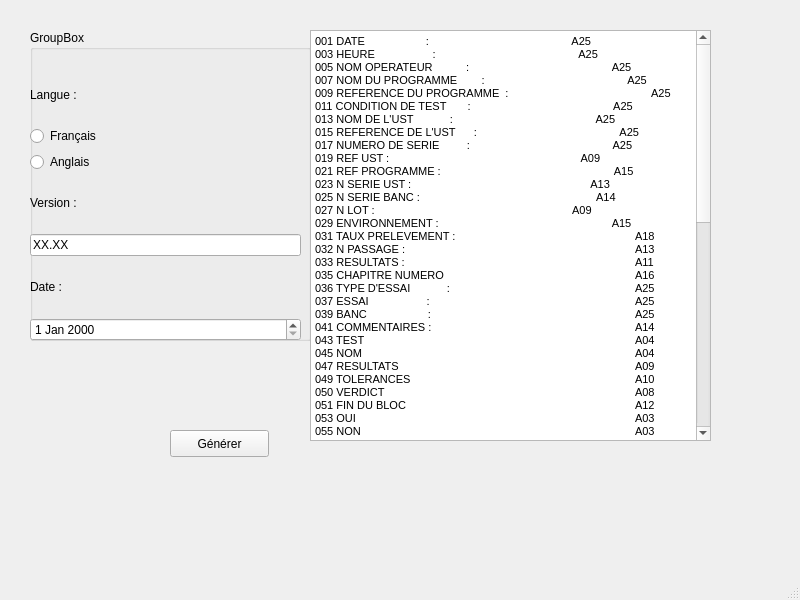
<?xml version="1.0" encoding="UTF-8"?>
<ui version="4.0">
 <class>mestand_gen</class>
 <widget class="QMainWindow" name="mestand_gen">
  <property name="geometry">
   <rect>
    <x>0</x>
    <y>0</y>
    <width>800</width>
    <height>600</height>
   </rect>
  </property>
  <property name="windowTitle">
   <string>MainWindow</string>
  </property>
  <widget class="QWidget" name="centralwidget">
   <widget class="QGroupBox" name="groupBox">
    <property name="geometry">
     <rect>
      <x>30</x>
      <y>30</y>
      <width>281</width>
      <height>311</height>
     </rect>
    </property>
    <property name="title">
     <string>GroupBox</string>
    </property>
    <widget class="QWidget" name="verticalLayoutWidget">
     <property name="geometry">
      <rect>
       <x>0</x>
       <y>40</y>
       <width>271</width>
       <height>271</height>
      </rect>
     </property>
     <layout class="QVBoxLayout" name="verticalLayout">
      <item>
       <widget class="QLabel" name="file_langage">
        <property name="text">
         <string>Langue :</string>
        </property>
       </widget>
      </item>
      <item>
       <widget class="QRadioButton" name="french_language">
        <property name="text">
         <string>Français</string>
        </property>
       </widget>
      </item>
      <item>
       <widget class="QRadioButton" name="english_langage">
        <property name="text">
         <string>Anglais</string>
        </property>
       </widget>
      </item>
      <item>
       <widget class="QLabel" name="file_version">
        <property name="text">
         <string>Version :</string>
        </property>
       </widget>
      </item>
      <item>
       <widget class="QLineEdit" name="file_version_edit">
        <property name="inputMask">
         <string>XX.XX</string>
        </property>
        <property name="text">
         <string>XX.XX</string>
        </property>
       </widget>
      </item>
      <item>
       <widget class="QLabel" name="file_date">
        <property name="text">
         <string>Date :</string>
        </property>
       </widget>
      </item>
      <item>
       <widget class="QDateEdit" name="file_date_edit"/>
      </item>
     </layout>
    </widget>
   </widget>
   <widget class="QTextEdit" name="textEdit">
    <property name="geometry">
     <rect>
      <x>310</x>
      <y>30</y>
      <width>401</width>
      <height>411</height>
     </rect>
    </property>
    <property name="html">
     <string>&lt;!DOCTYPE HTML PUBLIC &quot;-//W3C//DTD HTML 4.0//EN&quot; &quot;http://www.w3.org/TR/REC-html40/strict.dtd&quot;&gt;
&lt;html&gt;&lt;head&gt;&lt;meta name=&quot;qrichtext&quot; content=&quot;1&quot; /&gt;&lt;style type=&quot;text/css&quot;&gt;
p, li { white-space: pre-wrap; }
&lt;/style&gt;&lt;/head&gt;&lt;body style=&quot; font-family:'Ubuntu'; font-size:11pt; font-weight:400; font-style:normal;&quot;&gt;
&lt;p style=&quot; margin-top:0px; margin-bottom:0px; margin-left:0px; margin-right:0px; -qt-block-indent:0; text-indent:0px;&quot;&gt;&lt;span style=&quot; font-family:'MS Shell Dlg 2'; font-size:8pt;&quot;&gt;001 DATE                    :                                               A25&lt;/span&gt;&lt;/p&gt;
&lt;p style=&quot; margin-top:0px; margin-bottom:0px; margin-left:0px; margin-right:0px; -qt-block-indent:0; text-indent:0px;&quot;&gt;&lt;span style=&quot; font-family:'MS Shell Dlg 2'; font-size:8pt;&quot;&gt;003 HEURE                   :                                               A25&lt;/span&gt;&lt;/p&gt;
&lt;p style=&quot; margin-top:0px; margin-bottom:0px; margin-left:0px; margin-right:0px; -qt-block-indent:0; text-indent:0px;&quot;&gt;&lt;span style=&quot; font-family:'MS Shell Dlg 2'; font-size:8pt;&quot;&gt;005 NOM OPERATEUR           :                                               A25&lt;/span&gt;&lt;/p&gt;
&lt;p style=&quot; margin-top:0px; margin-bottom:0px; margin-left:0px; margin-right:0px; -qt-block-indent:0; text-indent:0px;&quot;&gt;&lt;span style=&quot; font-family:'MS Shell Dlg 2'; font-size:8pt;&quot;&gt;007 NOM DU PROGRAMME        :                                               A25&lt;/span&gt;&lt;/p&gt;
&lt;p style=&quot; margin-top:0px; margin-bottom:0px; margin-left:0px; margin-right:0px; -qt-block-indent:0; text-indent:0px;&quot;&gt;&lt;span style=&quot; font-family:'MS Shell Dlg 2'; font-size:8pt;&quot;&gt;009 REFERENCE DU PROGRAMME  :                                               A25&lt;/span&gt;&lt;/p&gt;
&lt;p style=&quot; margin-top:0px; margin-bottom:0px; margin-left:0px; margin-right:0px; -qt-block-indent:0; text-indent:0px;&quot;&gt;&lt;span style=&quot; font-family:'MS Shell Dlg 2'; font-size:8pt;&quot;&gt;011 CONDITION DE TEST       :                                               A25&lt;/span&gt;&lt;/p&gt;
&lt;p style=&quot; margin-top:0px; margin-bottom:0px; margin-left:0px; margin-right:0px; -qt-block-indent:0; text-indent:0px;&quot;&gt;&lt;span style=&quot; font-family:'MS Shell Dlg 2'; font-size:8pt;&quot;&gt;013 NOM DE L'UST            :                                               A25&lt;/span&gt;&lt;/p&gt;
&lt;p style=&quot; margin-top:0px; margin-bottom:0px; margin-left:0px; margin-right:0px; -qt-block-indent:0; text-indent:0px;&quot;&gt;&lt;span style=&quot; font-family:'MS Shell Dlg 2'; font-size:8pt;&quot;&gt;015 REFERENCE DE L'UST      :                                               A25&lt;/span&gt;&lt;/p&gt;
&lt;p style=&quot; margin-top:0px; margin-bottom:0px; margin-left:0px; margin-right:0px; -qt-block-indent:0; text-indent:0px;&quot;&gt;&lt;span style=&quot; font-family:'MS Shell Dlg 2'; font-size:8pt;&quot;&gt;017 NUMERO DE SERIE         :                                               A25&lt;/span&gt;&lt;/p&gt;
&lt;p style=&quot; margin-top:0px; margin-bottom:0px; margin-left:0px; margin-right:0px; -qt-block-indent:0; text-indent:0px;&quot;&gt;&lt;span style=&quot; font-family:'MS Shell Dlg 2'; font-size:8pt;&quot;&gt;019 REF UST :                                                               A09&lt;/span&gt;&lt;/p&gt;
&lt;p style=&quot; margin-top:0px; margin-bottom:0px; margin-left:0px; margin-right:0px; -qt-block-indent:0; text-indent:0px;&quot;&gt;&lt;span style=&quot; font-family:'MS Shell Dlg 2'; font-size:8pt;&quot;&gt;021 REF PROGRAMME :                                                         A15&lt;/span&gt;&lt;/p&gt;
&lt;p style=&quot; margin-top:0px; margin-bottom:0px; margin-left:0px; margin-right:0px; -qt-block-indent:0; text-indent:0px;&quot;&gt;&lt;span style=&quot; font-family:'MS Shell Dlg 2'; font-size:8pt;&quot;&gt;023 N SERIE UST :                                                           A13&lt;/span&gt;&lt;/p&gt;
&lt;p style=&quot; margin-top:0px; margin-bottom:0px; margin-left:0px; margin-right:0px; -qt-block-indent:0; text-indent:0px;&quot;&gt;&lt;span style=&quot; font-family:'MS Shell Dlg 2'; font-size:8pt;&quot;&gt;025 N SERIE BANC :                                                          A14&lt;/span&gt;&lt;/p&gt;
&lt;p style=&quot; margin-top:0px; margin-bottom:0px; margin-left:0px; margin-right:0px; -qt-block-indent:0; text-indent:0px;&quot;&gt;&lt;span style=&quot; font-family:'MS Shell Dlg 2'; font-size:8pt;&quot;&gt;027 N LOT :                                                                 A09&lt;/span&gt;&lt;/p&gt;
&lt;p style=&quot; margin-top:0px; margin-bottom:0px; margin-left:0px; margin-right:0px; -qt-block-indent:0; text-indent:0px;&quot;&gt;&lt;span style=&quot; font-family:'MS Shell Dlg 2'; font-size:8pt;&quot;&gt;029 ENVIRONNEMENT :                                                         A15&lt;/span&gt;&lt;/p&gt;
&lt;p style=&quot; margin-top:0px; margin-bottom:0px; margin-left:0px; margin-right:0px; -qt-block-indent:0; text-indent:0px;&quot;&gt;&lt;span style=&quot; font-family:'MS Shell Dlg 2'; font-size:8pt;&quot;&gt;031 TAUX PRELEVEMENT :                                                      	A18&lt;/span&gt;&lt;/p&gt;
&lt;p style=&quot; margin-top:0px; margin-bottom:0px; margin-left:0px; margin-right:0px; -qt-block-indent:0; text-indent:0px;&quot;&gt;&lt;span style=&quot; font-family:'MS Shell Dlg 2'; font-size:8pt;&quot;&gt;032 N PASSAGE :                                                             	A13&lt;/span&gt;&lt;/p&gt;
&lt;p style=&quot; margin-top:0px; margin-bottom:0px; margin-left:0px; margin-right:0px; -qt-block-indent:0; text-indent:0px;&quot;&gt;&lt;span style=&quot; font-family:'MS Shell Dlg 2'; font-size:8pt;&quot;&gt;033 RESULTATS :                                                             	A11&lt;/span&gt;&lt;/p&gt;
&lt;p style=&quot; margin-top:0px; margin-bottom:0px; margin-left:0px; margin-right:0px; -qt-block-indent:0; text-indent:0px;&quot;&gt;&lt;span style=&quot; font-family:'MS Shell Dlg 2'; font-size:8pt;&quot;&gt;035 CHAPITRE NUMERO                                                         	A16&lt;/span&gt;&lt;/p&gt;
&lt;p style=&quot; margin-top:0px; margin-bottom:0px; margin-left:0px; margin-right:0px; -qt-block-indent:0; text-indent:0px;&quot;&gt;&lt;span style=&quot; font-family:'MS Shell Dlg 2'; font-size:8pt;&quot;&gt;036 TYPE D'ESSAI            :                                               	A25&lt;/span&gt;&lt;/p&gt;
&lt;p style=&quot; margin-top:0px; margin-bottom:0px; margin-left:0px; margin-right:0px; -qt-block-indent:0; text-indent:0px;&quot;&gt;&lt;span style=&quot; font-family:'MS Shell Dlg 2'; font-size:8pt;&quot;&gt;037 ESSAI                   :                                               	A25&lt;/span&gt;&lt;/p&gt;
&lt;p style=&quot; margin-top:0px; margin-bottom:0px; margin-left:0px; margin-right:0px; -qt-block-indent:0; text-indent:0px;&quot;&gt;&lt;span style=&quot; font-family:'MS Shell Dlg 2'; font-size:8pt;&quot;&gt;039 BANC                    :                                               	A25&lt;/span&gt;&lt;/p&gt;
&lt;p style=&quot; margin-top:0px; margin-bottom:0px; margin-left:0px; margin-right:0px; -qt-block-indent:0; text-indent:0px;&quot;&gt;&lt;span style=&quot; font-family:'MS Shell Dlg 2'; font-size:8pt;&quot;&gt;041 COMMENTAIRES :                                                          	A14&lt;/span&gt;&lt;/p&gt;
&lt;p style=&quot; margin-top:0px; margin-bottom:0px; margin-left:0px; margin-right:0px; -qt-block-indent:0; text-indent:0px;&quot;&gt;&lt;span style=&quot; font-family:'MS Shell Dlg 2'; font-size:8pt;&quot;&gt;043 TEST                                                                    	A04&lt;/span&gt;&lt;/p&gt;
&lt;p style=&quot; margin-top:0px; margin-bottom:0px; margin-left:0px; margin-right:0px; -qt-block-indent:0; text-indent:0px;&quot;&gt;&lt;span style=&quot; font-family:'MS Shell Dlg 2'; font-size:8pt;&quot;&gt;045 NOM                                                                     	A04&lt;/span&gt;&lt;/p&gt;
&lt;p style=&quot; margin-top:0px; margin-bottom:0px; margin-left:0px; margin-right:0px; -qt-block-indent:0; text-indent:0px;&quot;&gt;&lt;span style=&quot; font-family:'MS Shell Dlg 2'; font-size:8pt;&quot;&gt;047 RESULTATS                                                               	A09&lt;/span&gt;&lt;/p&gt;
&lt;p style=&quot; margin-top:0px; margin-bottom:0px; margin-left:0px; margin-right:0px; -qt-block-indent:0; text-indent:0px;&quot;&gt;&lt;span style=&quot; font-family:'MS Shell Dlg 2'; font-size:8pt;&quot;&gt;049 TOLERANCES                                                              	A10&lt;/span&gt;&lt;/p&gt;
&lt;p style=&quot; margin-top:0px; margin-bottom:0px; margin-left:0px; margin-right:0px; -qt-block-indent:0; text-indent:0px;&quot;&gt;&lt;span style=&quot; font-family:'MS Shell Dlg 2'; font-size:8pt;&quot;&gt;050 VERDICT                                                                 	A08&lt;/span&gt;&lt;/p&gt;
&lt;p style=&quot; margin-top:0px; margin-bottom:0px; margin-left:0px; margin-right:0px; -qt-block-indent:0; text-indent:0px;&quot;&gt;&lt;span style=&quot; font-family:'MS Shell Dlg 2'; font-size:8pt;&quot;&gt;051 FIN DU BLOC                                                             	A12&lt;/span&gt;&lt;/p&gt;
&lt;p style=&quot; margin-top:0px; margin-bottom:0px; margin-left:0px; margin-right:0px; -qt-block-indent:0; text-indent:0px;&quot;&gt;&lt;span style=&quot; font-family:'MS Shell Dlg 2'; font-size:8pt;&quot;&gt;053 OUI                                                                     	A03&lt;/span&gt;&lt;/p&gt;
&lt;p style=&quot; margin-top:0px; margin-bottom:0px; margin-left:0px; margin-right:0px; -qt-block-indent:0; text-indent:0px;&quot;&gt;&lt;span style=&quot; font-family:'MS Shell Dlg 2'; font-size:8pt;&quot;&gt;055 NON                                                                     	A03&lt;/span&gt;&lt;/p&gt;
&lt;p style=&quot; margin-top:0px; margin-bottom:0px; margin-left:0px; margin-right:0px; -qt-block-indent:0; text-indent:0px;&quot;&gt;&lt;span style=&quot; font-family:'MS Shell Dlg 2'; font-size:8pt;&quot;&gt;057 ENTRER:                                                                 	A07&lt;/span&gt;&lt;/p&gt;
&lt;p style=&quot; margin-top:0px; margin-bottom:0px; margin-left:0px; margin-right:0px; -qt-block-indent:0; text-indent:0px;&quot;&gt;&lt;span style=&quot; font-family:'MS Shell Dlg 2'; font-size:8pt;&quot;&gt;059 O                                                                       	A01&lt;/span&gt;&lt;/p&gt;
&lt;p style=&quot; margin-top:0px; margin-bottom:0px; margin-left:0px; margin-right:0px; -qt-block-indent:0; text-indent:0px;&quot;&gt;&lt;span style=&quot; font-family:'MS Shell Dlg 2'; font-size:8pt;&quot;&gt;061 N                                                                       	A01&lt;/span&gt;&lt;/p&gt;
&lt;p style=&quot; margin-top:0px; margin-bottom:0px; margin-left:0px; margin-right:0px; -qt-block-indent:0; text-indent:0px;&quot;&gt;&lt;span style=&quot; font-family:'MS Shell Dlg 2'; font-size:8pt;&quot;&gt;063 VOULEZ-VOUS CONTINUER ?                                                 	A23&lt;/span&gt;&lt;/p&gt;
&lt;p style=&quot; margin-top:0px; margin-bottom:0px; margin-left:0px; margin-right:0px; -qt-block-indent:0; text-indent:0px;&quot;&gt;&lt;span style=&quot; font-family:'MS Shell Dlg 2'; font-size:8pt;&quot;&gt;065 ET CLIQUEZ SUR VALIDER.                                                 	A23&lt;/span&gt;&lt;/p&gt;
&lt;p style=&quot; margin-top:0px; margin-bottom:0px; margin-left:0px; margin-right:0px; -qt-block-indent:0; text-indent:0px;&quot;&gt;&lt;span style=&quot; font-family:'MS Shell Dlg 2'; font-size:8pt;&quot;&gt;067 SEULES LES TOUCHES &amp;lt;O&amp;gt; ET                                               	A25&lt;/span&gt;&lt;/p&gt;
&lt;p style=&quot; margin-top:0px; margin-bottom:0px; margin-left:0px; margin-right:0px; -qt-block-indent:0; text-indent:0px;&quot;&gt;&lt;span style=&quot; font-family:'MS Shell Dlg 2'; font-size:8pt;&quot;&gt;068 &amp;lt;N&amp;gt; SONT ACCEPTEES                                                      	A25&lt;/span&gt;&lt;/p&gt;
&lt;p style=&quot; margin-top:0px; margin-bottom:0px; margin-left:0px; margin-right:0px; -qt-block-indent:0; text-indent:0px;&quot;&gt;&lt;span style=&quot; font-family:'MS Shell Dlg 2'; font-size:8pt;&quot;&gt;073      ELEMENT(S) INCRIMINE(S)  - TEST NUMERO :                      A50&lt;/span&gt;&lt;/p&gt;
&lt;p style=&quot; margin-top:0px; margin-bottom:0px; margin-left:0px; margin-right:0px; -qt-block-indent:0; text-indent:0px;&quot;&gt;&lt;span style=&quot; font-family:'MS Shell Dlg 2'; font-size:8pt;&quot;&gt;075 DESIGNATION      *         NAM    *  REPERE TOPOGRAPHIQUE  A67&lt;/span&gt;&lt;/p&gt;
&lt;p style=&quot; margin-top:0px; margin-bottom:0px; margin-left:0px; margin-right:0px; -qt-block-indent:0; text-indent:0px;&quot;&gt;&lt;span style=&quot; font-family:'MS Shell Dlg 2'; font-size:8pt;&quot;&gt;077             DESIGNATION            *               NAM                  	A67&lt;/span&gt;&lt;/p&gt;
&lt;p style=&quot; margin-top:0px; margin-bottom:0px; margin-left:0px; margin-right:0px; -qt-block-indent:0; text-indent:0px;&quot;&gt;&lt;span style=&quot; font-family:'MS Shell Dlg 2'; font-size:8pt;&quot;&gt;079 UST EN DEFAUT                                                           	A13&lt;/span&gt;&lt;/p&gt;
&lt;p style=&quot; margin-top:0px; margin-bottom:0px; margin-left:0px; margin-right:0px; -qt-block-indent:0; text-indent:0px;&quot;&gt;&lt;span style=&quot; font-family:'MS Shell Dlg 2'; font-size:8pt;&quot;&gt;080 AUTOTEST EN DEFAUT                                                      	A18&lt;/span&gt;&lt;/p&gt;
&lt;p style=&quot; margin-top:0px; margin-bottom:0px; margin-left:0px; margin-right:0px; -qt-block-indent:0; text-indent:0px;&quot;&gt;&lt;span style=&quot; font-family:'MS Shell Dlg 2'; font-size:8pt;&quot;&gt;081 UST  CORRECTE                                                           	A13&lt;/span&gt;&lt;/p&gt;
&lt;p style=&quot; margin-top:0px; margin-bottom:0px; margin-left:0px; margin-right:0px; -qt-block-indent:0; text-indent:0px;&quot;&gt;&lt;span style=&quot; font-family:'MS Shell Dlg 2'; font-size:8pt;&quot;&gt;082 AUTOTEST  CORRECT                                                      	A18&lt;/span&gt;&lt;/p&gt;
&lt;p style=&quot; margin-top:0px; margin-bottom:0px; margin-left:0px; margin-right:0px; -qt-block-indent:0; text-indent:0px;&quot;&gt;&lt;span style=&quot; font-family:'MS Shell Dlg 2'; font-size:8pt;&quot;&gt;083 FIN DU TEST                                                             	A11&lt;/span&gt;&lt;/p&gt;
&lt;p style=&quot; margin-top:0px; margin-bottom:0px; margin-left:0px; margin-right:0px; -qt-block-indent:0; text-indent:0px;&quot;&gt;&lt;span style=&quot; font-family:'MS Shell Dlg 2'; font-size:8pt;&quot;&gt;085 DUREE DU TEST                   :                                       	A34&lt;/span&gt;&lt;/p&gt;
&lt;p style=&quot; margin-top:0px; margin-bottom:0px; margin-left:0px; margin-right:0px; -qt-block-indent:0; text-indent:0px;&quot;&gt;&lt;span style=&quot; font-family:'MS Shell Dlg 2'; font-size:8pt;&quot;&gt;087 NOMBRE DE TESTS HORS TOLERANCES :                                  A34&lt;/span&gt;&lt;/p&gt;
&lt;p style=&quot; margin-top:0px; margin-bottom:0px; margin-left:0px; margin-right:0px; -qt-block-indent:0; text-indent:0px;&quot;&gt;&lt;span style=&quot; font-family:'MS Shell Dlg 2'; font-size:8pt;&quot;&gt;089 NOMBRE DE TESTS EFFECTUES       :                                       	A34&lt;/span&gt;&lt;/p&gt;
&lt;p style=&quot; margin-top:0px; margin-bottom:0px; margin-left:0px; margin-right:0px; -qt-block-indent:0; text-indent:0px;&quot;&gt;&lt;span style=&quot; font-family:'MS Shell Dlg 2'; font-size:8pt;&quot;&gt;091 LISTE DES TESTS HORS TOLERANCES :                                     A34&lt;/span&gt;&lt;/p&gt;
&lt;p style=&quot; margin-top:0px; margin-bottom:0px; margin-left:0px; margin-right:0px; -qt-block-indent:0; text-indent:0px;&quot;&gt;&lt;span style=&quot; font-family:'MS Shell Dlg 2'; font-size:8pt;&quot;&gt;093 TEST HORS TOLERANCES            :                                       	A34&lt;/span&gt;&lt;/p&gt;
&lt;p style=&quot; margin-top:0px; margin-bottom:0px; margin-left:0px; margin-right:0px; -qt-block-indent:0; text-indent:0px;&quot;&gt;&lt;span style=&quot; font-family:'MS Shell Dlg 2'; font-size:8pt;&quot;&gt;094 COMMENTAIRES :                                                          	A14&lt;/span&gt;&lt;/p&gt;
&lt;p style=&quot; margin-top:0px; margin-bottom:0px; margin-left:0px; margin-right:0px; -qt-block-indent:0; text-indent:0px;&quot;&gt;&lt;span style=&quot; font-family:'MS Shell Dlg 2'; font-size:8pt;&quot;&gt;097 **************************************************A50                      &lt;/span&gt;&lt;/p&gt;
&lt;p style=&quot; margin-top:0px; margin-bottom:0px; margin-left:0px; margin-right:0px; -qt-block-indent:0; text-indent:0px;&quot;&gt;&lt;span style=&quot; font-family:'MS Shell Dlg 2'; font-size:8pt;&quot;&gt;098                 Erreur de Syntaxe                                       	A50&lt;/span&gt;&lt;/p&gt;
&lt;p style=&quot; margin-top:0px; margin-bottom:0px; margin-left:0px; margin-right:0px; -qt-block-indent:0; text-indent:0px;&quot;&gt;&lt;span style=&quot; font-family:'MS Shell Dlg 2'; font-size:8pt;&quot;&gt;099 Entrez le chiffre  1 ou 2                                               	A50&lt;/span&gt;&lt;/p&gt;
&lt;p style=&quot; margin-top:0px; margin-bottom:0px; margin-left:0px; margin-right:0px; -qt-block-indent:0; text-indent:0px;&quot;&gt;&lt;span style=&quot; font-family:'MS Shell Dlg 2'; font-size:8pt;&quot;&gt;100         Appuyez sur 1, pour l'execution                                 	A50&lt;/span&gt;&lt;/p&gt;
&lt;p style=&quot; margin-top:0px; margin-bottom:0px; margin-left:0px; margin-right:0px; -qt-block-indent:0; text-indent:0px;&quot;&gt;&lt;span style=&quot; font-family:'MS Shell Dlg 2'; font-size:8pt;&quot;&gt;102 Nota :  Si vous souhaitez derouler un test complet                    A50&lt;/span&gt;&lt;/p&gt;
&lt;p style=&quot; margin-top:0px; margin-bottom:0px; margin-left:0px; margin-right:0px; -qt-block-indent:0; text-indent:0px;&quot;&gt;&lt;span style=&quot; font-family:'MS Shell Dlg 2'; font-size:8pt;&quot;&gt;103         sans diagnostic, Appuyez sur 2                                  	A50&lt;/span&gt;&lt;/p&gt;
&lt;p style=&quot; margin-top:0px; margin-bottom:0px; margin-left:0px; margin-right:0px; -qt-block-indent:0; text-indent:0px;&quot;&gt;&lt;span style=&quot; font-family:'MS Shell Dlg 2'; font-size:8pt;&quot;&gt;106 Nota :  Si vous souhaitez derouler un Autotest                          A50&lt;/span&gt;&lt;/p&gt;
&lt;p style=&quot; margin-top:0px; margin-bottom:0px; margin-left:0px; margin-right:0px; -qt-block-indent:0; text-indent:0px;&quot;&gt;&lt;span style=&quot; font-family:'MS Shell Dlg 2'; font-size:8pt;&quot;&gt;107         partiel, Appuyez sur 2                                          	A50&lt;/span&gt;&lt;/p&gt;
&lt;p style=&quot; margin-top:0px; margin-bottom:0px; margin-left:0px; margin-right:0px; -qt-block-indent:0; text-indent:0px;&quot;&gt;&lt;span style=&quot; font-family:'MS Shell Dlg 2'; font-size:8pt;&quot;&gt;110 ENTREZ LE NUMERO DE LOT / 5 caracteres max                       A68&lt;/span&gt;&lt;/p&gt;
&lt;p style=&quot; margin-top:0px; margin-bottom:0px; margin-left:0px; margin-right:0px; -qt-block-indent:0; text-indent:0px;&quot;&gt;&lt;span style=&quot; font-family:'MS Shell Dlg 2'; font-size:8pt;&quot;&gt;111 ENTREZ LE TAUX DE PRELEVEMENT EN % / 5 caracteres max  A68               &lt;/span&gt;&lt;/p&gt;
&lt;p style=&quot; margin-top:0px; margin-bottom:0px; margin-left:0px; margin-right:0px; -qt-block-indent:0; text-indent:0px;&quot;&gt;&lt;span style=&quot; font-family:'MS Shell Dlg 2'; font-size:8pt;&quot;&gt;999 &lt;/span&gt;&lt;/p&gt;&lt;/body&gt;&lt;/html&gt;</string>
    </property>
   </widget>
   <widget class="QPushButton" name="generate_button">
    <property name="geometry">
     <rect>
      <x>170</x>
      <y>430</y>
      <width>99</width>
      <height>27</height>
     </rect>
    </property>
    <property name="text">
     <string>Générer</string>
    </property>
   </widget>
  </widget>
  <widget class="QMenuBar" name="menubar">
   <property name="geometry">
    <rect>
     <x>0</x>
     <y>0</y>
     <width>800</width>
     <height>25</height>
    </rect>
   </property>
  </widget>
  <widget class="QStatusBar" name="statusbar"/>
 </widget>
 <resources/>
 <connections/>
</ui>
